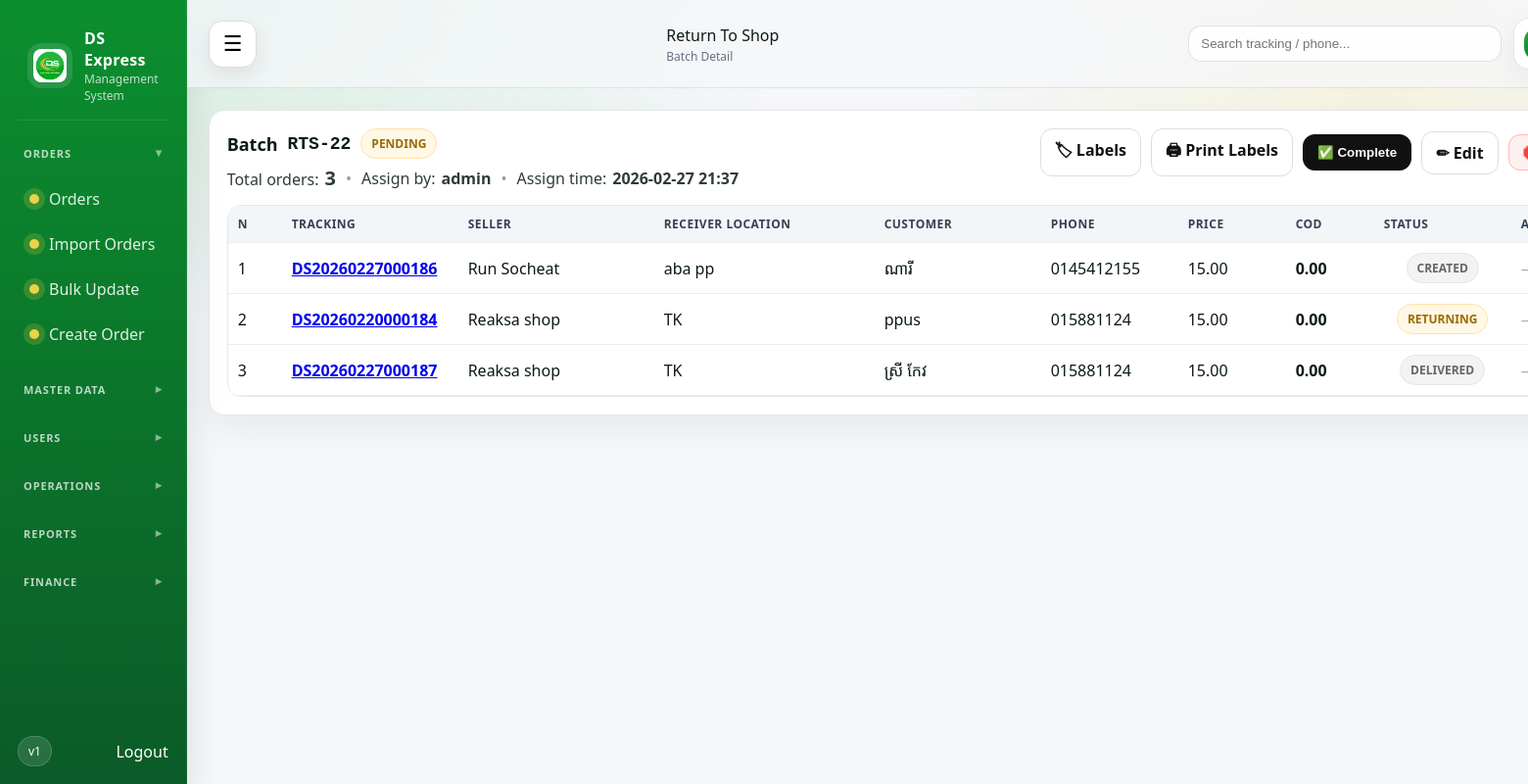
Screenshot of /return-shop/22/ (signed in) with the database file from the repository.
### returnshop/models.py (models this page shows, shortened)
class ReturnShopBatch(models.Model):
    STATUS_PENDING = "PENDING"
    STATUS_DONE = "DONE"
    STATUS_CANCELLED = "CANCELLED"
    STATUS_CHOICES = [
        (STATUS_PENDING, "PENDING"),
        (STATUS_DONE, "DONE"),
        (STATUS_CANCELLED, "CANCELLED"),
    ]
    created_by = models.ForeignKey(
        settings.AUTH_USER_MODEL,
        on_delete=models.PROTECT,
        related_name="returnshop_batches",
    )
    assigned_at = models.DateTimeField(null=True, blank=True)
    remark = models.CharField(max_length=255, blank=True, default="")
    status = models.CharField(max_length=20, choices=STATUS_CHOICES, default=STATUS_PENDING)
    created_at = models.DateTimeField(auto_now_add=True)
    class Meta:
        ordering = ["-id"]
        indexes = [
            models.Index(fields=["status", "assigned_at"]),
            models.Index(fields=["created_at"]),
        ]
    def get_progress_counts(self, done_codes=None):
        done_codes = set(done_codes or [])
        labels_qs = getattr(self, "_prefetched_objects_cache", {}).get("labels")
        if labels_qs is None:
            labels_qs = self.labels.all()
        labels = list(labels_qs)
        total_count = len(labels)
        done_count = 0
        for lb in labels:
            code = (getattr(lb, "code", "") or "").strip()
            if code and code in done_codes:
                done_count += 1
        return {
            "total_count": total_count,
            "done_count": done_count,
            "pending_count": max(total_count - done_count, 0),
        }
    def get_progress_label(self, done_codes=None):
        if self.status == self.STATUS_CANCELLED:
            return self.STATUS_CANCELLED
        counts = self.get_progress_counts(done_codes=done_codes)
        total_count = counts["total_count"]
        done_count = counts["done_count"]
        if total_count <= 0:
            return self.STATUS_PENDING
        if done_count <= 0:
            return self.STATUS_PENDING
        if done_count >= total_count:
            return self.STATUS_DONE
        return f"{done_count}/{total_count} DONE"

### orders/models.py (models this page shows, shortened)
class Order(models.Model):
    STATUS_CREATED = "CREATED"
    STATUS_INBOUND = "INBOUND"
    STATUS_OUT_FOR_DELIVERY = "OUT_FOR_DELIVERY"
    STATUS_DELIVERED = "DELIVERED"
    STATUS_RETURNING = "RETURNING"
    STATUS_RETURNED = "RETURNED"
    STATUS_PROVINCE_ASSIGNED = "PROVINCE_ASSIGNED"
    STATUS_RETURN_ASSIGNED = "RETURN_ASSIGNED"
    STATUS_VOID = "VOID"
    STATUS_CHOICES = [
        (STATUS_CREATED, "CREATED"),
        (STATUS_INBOUND, "INBOUND"),
        (STATUS_OUT_FOR_DELIVERY, "DELIVERING"),
        (STATUS_DELIVERED, "DELIVERED"),
        (STATUS_RETURNING, "RETURNING"),
        (STATUS_RETURNED, "RETURNED"),
        (STATUS_PROVINCE_ASSIGNED, "PROVINCE_ASSIGNED"),
        (STATUS_RETURN_ASSIGNED, "RETURN_ASSIGNED"),
        (STATUS_VOID, "VOID"),
    ]
    tracking_no = models.CharField(
        max_length=50,
        unique=True,
        db_index=True,
    )
    seller = models.ForeignKey(
        Seller,
        on_delete=models.PROTECT,
        related_name="orders",
    )
    seller_code = models.CharField(max_length=50, blank=True, default="")
    seller_name = models.CharField(max_length=255, blank=True, null=True)
    seller_order_code = models.CharField(max_length=100, blank=True, null=True)
    product_desc = models.CharField(max_length=255, blank=True, null=True)
    quantity = models.IntegerField(default=1)
    price = models.DecimalField(max_digits=10, decimal_places=2, default=Decimal("0.00"))
    cod = models.DecimalField(max_digits=10, decimal_places=2, default=Decimal("0.00"))
    delivery_fee = models.DecimalField(max_digits=10, decimal_places=2, default=Decimal("0.00"))
    additional_fee = models.DecimalField(max_digits=10, decimal_places=2, default=Decimal("0.00"))
    province_fee = models.DecimalField(max_digits=10, decimal_places=2, default=Decimal("0.00"))
    receiver_name = models.CharField(max_length=200, blank=True, null=True)
    receiver_phone = models.CharField(max_length=50, blank=True, null=True)
    receiver_address = models.TextField(blank=True, null=True)
    remark = models.TextField(blank=True, null=True)
    reason = models.TextField(blank=True, null=True)
    status = models.CharField(
        max_length=30,
        choices=STATUS_CHOICES,
        default=STATUS_CREATED,
        db_index=True,
    )
    delivery_shipper = models.ForeignKey(
        Shipper,
        on_delete=models.SET_NULL,
        blank=True,
        null=True,
        related_name="delivery_orders",
    )
    import_batch = models.ForeignKey(
        ImportBatch,
        on_delete=models.SET_NULL,
        blank=True,
        null=True,
        related_name="orders",
    )
    print_count = models.PositiveIntegerField(default=0)
    is_deleted = models.BooleanField(default=False, db_index=True)
    deleted_at = models.DateTimeField(blank=True, null=True)
    deleted_by = models.ForeignKey(
        settings.AUTH_USER_MODEL,
        on_delete=models.SET_NULL,
        null=True,
        blank=True,
        related_name="deleted_orders",
    )
    is_locked = models.BooleanField(default=False, db_index=True)
    locked_at = models.DateTimeField(blank=True, null=True)
    locked_by = models.ForeignKey(
        settings.AUTH_USER_MODEL,
        on_delete=models.SET_NULL,
        null=True,
        blank=True,
        related_name="locked_orders",
    )
    done_at = models.DateField(blank=True, null=True, db_index=True)
    clear_delivery = models.BooleanField(default=False, db_index=True)
    created_at = models.DateTimeField(default=timezone.now)
    updated_at = models.DateTimeField(blank=True, null=True)
    updated_by = models.ForeignKey(
        settings.AUTH_USER_MODEL,
        on_delete=models.SET_NULL,
        blank=True,
        null=True,
        related_name="updated_orders",
    )
    class Meta:
        ordering = ["-id"]

### masterdata/models.py (models this page shows, shortened)
class Seller(models.Model):
    code = models.CharField(max_length=10, unique=True, blank=True)
    name = models.CharField(max_length=255)
    phone = models.CharField(max_length=50, blank=True)
    address = models.TextField(blank=True)
    is_active = models.BooleanField(default=True)
    portal_user = models.OneToOneField(
        settings.AUTH_USER_MODEL,
        null=True,
        blank=True,
        on_delete=models.SET_NULL,
        related_name="seller_portal",
    )
    created_at = models.DateTimeField(auto_now_add=True)
    class Meta:
        ordering = ["-id"]

### returnshop/views.py (the view, shortened to what this page needs)
# urls.py: path("return-shop/<int:pk>/", views.returnshop_detail, name="returnshop_detail"),
@login_required
def returnshop_detail(request, pk):
    batch = get_object_or_404(
        ReturnShopBatch.objects.prefetch_related(
            Prefetch(
                "labels",
                queryset=ReturnShopLabel.objects.only("id", "batch_id", "code", "mode", "shop_name").order_by("id"),
            )
        ),
        pk=pk,
    )
    cancelled = _batch_status_cancelled()
    edit_mode = request.GET.get("edit") == "1"
    edit_key = _scan_key_edit_text(pk)
    edit_scan_value = request.session.get(edit_key, "")
    items = batch.items.select_related("order", "order__seller").all().order_by("id")
    rows = []
    for it in items:
        o = it.order
        rows.append(
            {
                "item_id": it.id,
                "tracking_no": getattr(o, "tracking_no", "-"),
                "tracking_url": _order_detail_url(o),
                "seller_name": _seller_name(o),
                "receiver_location": _receiver_location(o),
                "customer_name": _customer_name(o),
                "customer_phone": _customer_phone(o),
                "price": _price(o),
                "cod": _cod(o),
                "order_status": _display_status(_order_status(o)) or "-",
            }
        )
    labels = ReturnShopLabel.objects.filter(batch=batch).order_by("id")
    progress_map = _build_batch_progress_map([batch])
    batch_progress = progress_map.get(
        batch.id,
        {"total_count": 0, "done_count": 0, "pending_count": 0, "label": batch.status},
    )
    return render(
        request,
        "returnshop/returnshop_detail.html",
        {
            "batch": batch,
            "rows": rows,
            "total_orders": len(rows),
            "edit_mode": edit_mode and batch.status == _batch_status_pending(),
            "edit_scan_value": edit_scan_value,
            "labels": labels,
            "cancelled_value": cancelled,
            "batch_progress": batch_progress,
        },
    )

### templates/returnshop/returnshop_detail.html (shortened to what this page needs)
{% extends "base.html" %}
{% block page_title %}Return To Shop{% endblock %}
{% block page_subtitle %}Batch Detail{% endblock %}
{% block content %}
<div class="card rts-card">
  <div class="rts-header">
    <div>
      <div class="rts-title">
        Batch <span class="mono">RTS-{{ batch.id }}</span>
        {% if batch.status == "DONE" %}
          <span class="badge badge-green">DONE</span>
        {% elif batch.status == "CANCELLED" %}
          <span class="badge badge-red">CANCELLED</span>
        {% else %}
          <span class="badge badge-yellow">PENDING</span>
        {% endif %}
      </div>
      <div class="rts-meta">
        <span class="meta-item">
          Total orders:
          <span class="big-num">{{ total_orders }}</span>
        </span>
        <span class="sep">•</span>
        <span class="meta-item">Assign by: <b>{{ batch.created_by.username|default:"-" }}</b></span>
        <span class="sep">•</span>
        <span class="meta-item">
          Assign time:
          <b>{% if batch.assigned_at %}{{ batch.assigned_at|date:"Y-m-d H:i" }}{% else %}-{% endif %}</b>
        </span>
      </div>
    </div>
    <div class="rts-actions">
      <a class="btn btn-ghost" href="{% url 'returnshop_labels' batch.id %}">🏷 Labels</a>
      <a class="btn btn-ghost" href="{% url 'returnshop_labels' batch.id %}
" target="_blank">🖨 Print Labels</a>
      {% if batch.status == "DONE" %}
        <form method="post" class="inline">
          {% csrf_token %}
          <input type="hidden" name="action" value="undo_complete">
          <button type="submit"
                  class="btn btn-ghost js-confirm"
                  data-title="Undo complete?"
                  data-text="Restore COD and status before.">
            ↩ Undo Complete
          </button>
        </form>
      {% elif batch.status != "CANCELLED" %}
        <form method="post" class="inline">
          <button type="submit"
                  class="btn js-confirm"
                  data-title="Complete batch?"
                  data-text="Orders will be marked DONE.">
            ✅ Complete
          </button>
        </form>
      {% endif %}
      {% if batch.status != "DONE" and batch.status != "CANCELLED" %}
        <a class="btn btn-ghost" href="?edit=1">✏ Edit</a>
      {% endif %}
      {% if batch.status == "CANCELLED" %}
        <form method="post" class="inline">
          {% csrf_token %}
          <input type="hidden" name="action" value="undo_cancel">
          <button type="submit"
                  class="btn btn-ghost js-confirm"
                  data-title="Undo cancel?"
                  data-text="Restore COD and status before.">
            ↩ Undo Cancel
          </button>
        </form>
      {% else %}
        <form method="post" class="inline">
          <button type="submit"
                  class="btn btn-danger js-confirm"
                  data-title="Cancel batch?"
                  data-text="Orders move to INBOUND and COD restored.">
          </button>
        </form>
      {% endif %}
    </div>
  </div>
  <div class="table-wrap">
    <table class="ds-table wide">
      <thead>
        <tr>
          <th class="th-center" style="width:55px;">N</th>
          <th class="th-center" style="width:180px;">Tracking</th>
          <th class="th-center" style="width:200px;">Seller</th>
          <th class="th-center">Receiver Location</th>
          <th class="th-center" style="width:170px;">Customer</th>
          <th class="th-center" style="width:140px;">Phone</th>
          <th class="th-center" style="width:110px;">Price</th>
          <th class="th-center" style="width:90px;">COD</th>
          <th class="th-center" style="width:140px;">Status</th>
          <th class="th-center" style="width:90px;">Action</th>
        </tr>
      </thead>
      <tbody>
        {% for r in rows %}
          <tr>
            <td class="td-center">{{ forloop.counter }}</td>
            <td class="td-center">
              <a href="{{ r.tracking_url }}" class="trk">{{ r.tracking_no }}</a>
            </td>
            <td class="td-center">{{ r.seller_name }}</td>
            <td>{{ r.receiver_location }}</td>
            <td class="td-center">{{ r.customer_name }}</td>
            <td class="td-center">{{ r.customer_phone }}</td>
            <td class="td-center">{{ r.price }}</td>
            <td class="td-center"><b>{{ r.cod }}</b></td>
       <td style="text-align:center;">
  {% if r.order_status == "RETURNED" %}
    <span class="badge badge-green">RETURNED</span>
  {% elif r.order_status == "RETURNING" %}
    <span class="badge badge-yellow">RETURNING</span>
  {% else %}
    <span class="badge badge-gray">{{ r.order_status }}</span>
  {% endif %}
</td>
            <td class="td-center">
              {% if edit_mode %}
                <form method="post" class="inline">
                  {% csrf_token %}
                  <input type="hidden" name="action" value="remove_item">
                  <input type="hidden" name="item_id" value="{{ r.item_id }}">
                  <button type="submit"
                          class="icon-btn danger big js-confirm"
                          data-title="Remove this shipment?"
                          data-text="Remove from batch and restore COD, status -> INBOUND.">
                    🗑
                  </button>
                </form>
              {% else %}
                <span style="opacity:.35;">—</span>
              {% endif %}
            </td>
          </tr>
        {% empty %}
          <tr>
            <td colspan="10" style="padding:14px; opacity:.7;">No orders in this batch.</td>
          </tr>
        {% endfor %}
      </tbody>
    </table>
  </div>
</div>
{% endblock %}

### rows the page displays
ReturnShopBatch: id "22", created_by.username "admin", assigned_at "2026-02-27 21:37"
Order: tracking_no "DS20260227000186", receiver_location "aba pp", customer_name "ណារី", customer_phone "0145412155", price "15.00", cod "0.00"
Seller: seller_name "Run Socheat"
Order: tracking_no "DS20260220000184", receiver_location "TK", customer_name "ppus", customer_phone "015881124", price "15.00", cod "0.00"
Seller: seller_name "Reaksa shop" "Reaksa shop"
Order: tracking_no "DS20260227000187", receiver_location "TK", customer_name "ស្រី កែវ", customer_phone "015881124", price "15.00", cod "0.00"

### other values shown
{{ total_orders }} "3"
{{ r.order_status }} "CREATED" "DELIVERED"
